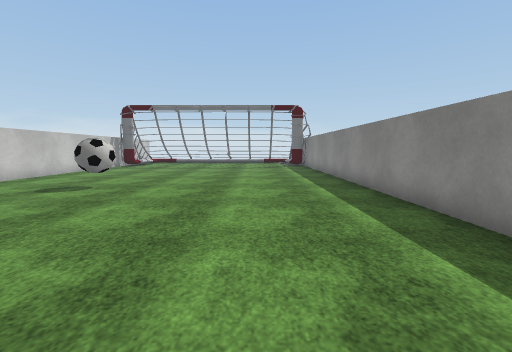
view 1 (above)

12 first-person views from a walk through a 3-D level made in the Unity game engine. The camera is 1.2 m above the floor, tilts 6° down and sees 90° across. The floor is counted in squares, 1 m on a side. Each view is taken from the middle of a square. On the plan, view 1 faces up. The plan holds only what a view shows up to about 12 squares ahead; the rest is blank. Surface patterns are stand-ins for the level's own textures.

view 2
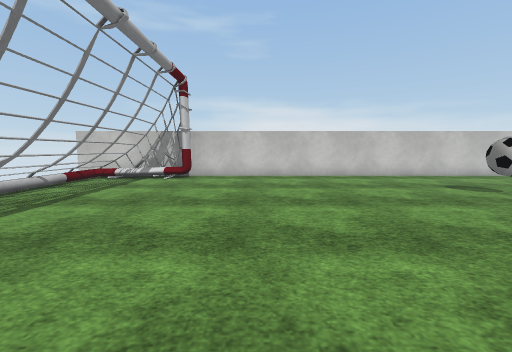

view 3
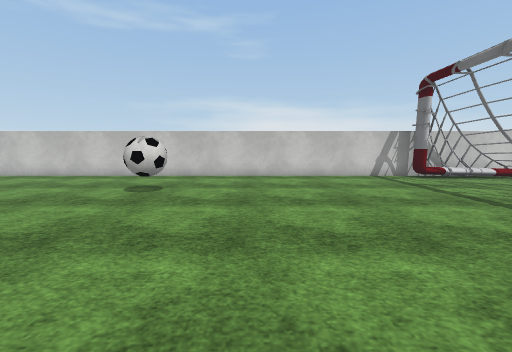

view 4
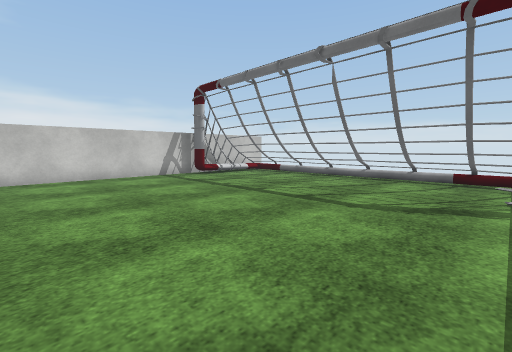

view 5
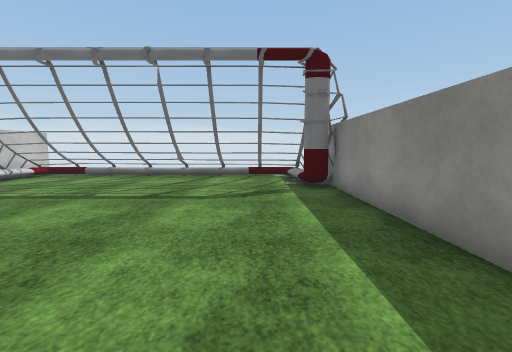

view 6
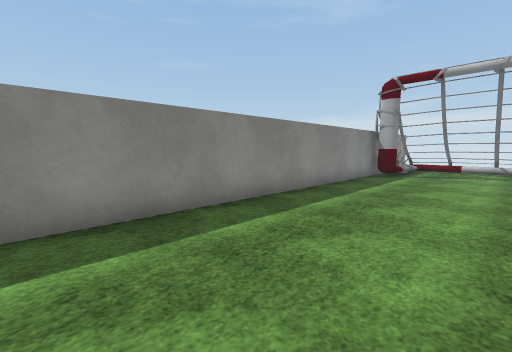

view 7
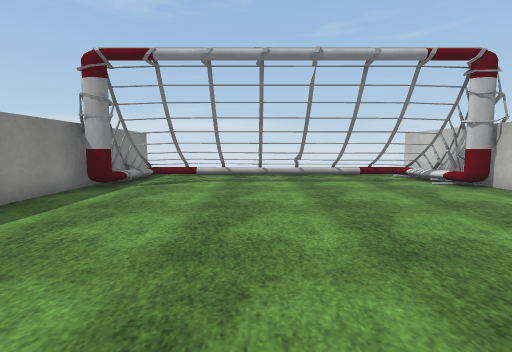

view 8
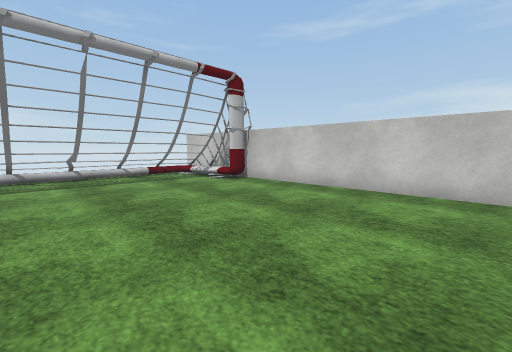

view 9
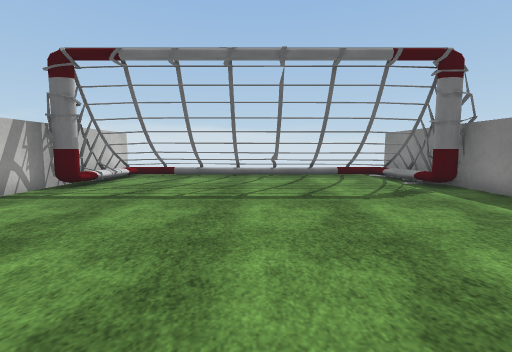

view 10
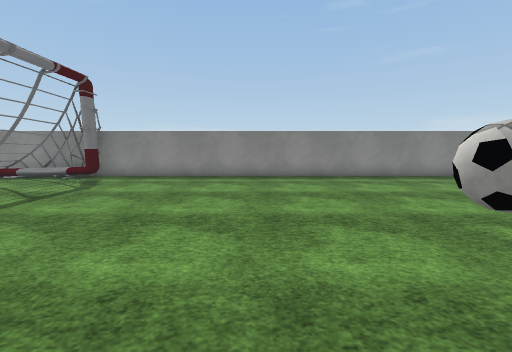

view 11
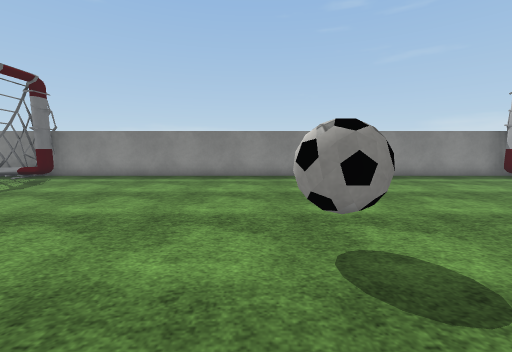

view 12
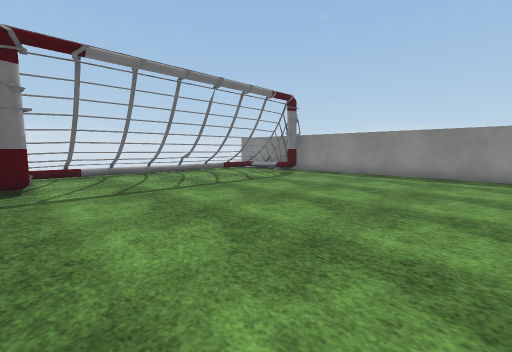

### Floor plan
Points are (right, up) in squares from view 1. A wall is a line through its corners. A room is listed if a view was taken in it or the views show most of it. See-through windows are left out.
Room 1 (views 1, 2, 3, 4, 5, 6, 7, 8, 9, 10, 11, 12)
walls: (-9.6, -1.9) (-9, -1.8); (3.6, 17.9) (3, 17.8); (-2.3, -4) (1, -4); (-9.3, -2.6) (-8.8, -2.8); (3.3, 18.6) (2.9, 18.8); (-2.2, 20.5) (-4.4, 20.5); (-2.1, -4.5) (-0.6, -4.5); (-4.4, -4.5) (-3.5, -4.5); (-7.2, 20) (-8.7, 20); (-0.6, 20.5) (-2.1, 20.5); (-9.3, -3.2) (-8.8, -3.5); (3.3, 19.2) (2.8, 19.5); (-7.6, -4) (-6.4, -4); (-8.8, 19.6) (-9.2, 19.3); (2.8, -3.6) (3.3, -3.3); (-7.1, -4.5) (-6, -4.5); (1.1, 20.5) (-0.4, 20.5); (-7.2, 20.5) (-8.2, 20.5); (3.5, -3.6) (3.5, 20.5); (2.8, 20) (-4.4, 20); (3.2, 20.5) (1.2, 20.5); (-9.5, 20.5) (-9.5, -3.5)
low walls: (-2.4, 21) (-3.8, 21); (-0.5, -5) (1, -5); (-2.2, 21.5) (-3.4, 21.5)
ways out: opening at (-8, -4); opening at (-8, 21); opening at (-5.5, -4.5); opening at (-5.5, 20.5); opening at (-3, -4.5); opening at (-3, 20.5); opening at (-0.5, -4.5); opening at (2, -3); opening at (2, 20)
objects: ball (-5, 8)

Where each view was taken, in squares from view 1:
view 1: 0 up, 0 right, facing up
view 2: 1 up, 2 right, facing left
view 3: 11 up, 2 right, facing left
view 4: 11 up, 2 right, facing up-left
view 5: 10 up, 1 right, facing up
view 6: 10 up, 1 left, facing down-right
view 7: 6 up, 2 left, facing down
view 8: 6 up, 2 left, facing down-left
view 9: 10 up, 3 left, facing up
view 10: 11 up, 8 left, facing right
view 11: 9 up, 8 left, facing right
view 12: 9 up, 9 left, facing up-right
